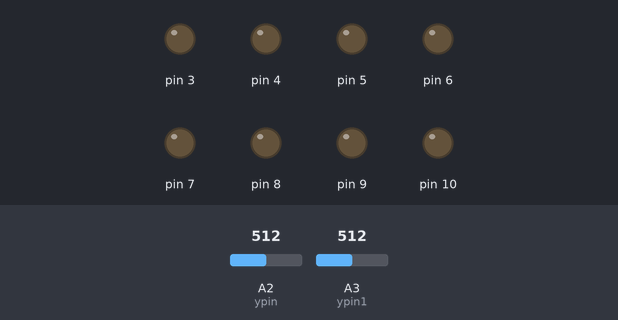
Simulated run of this sketch. Board: Arduino Uno, built with avr-gcc and run on an emulated ATmega328P. On the bench: output pins drawn as LEDs (lit = HIGH). Dashed ring = blinking. Inputs (shaded band) come from the test bench; at power-on: A2 (ypin) = 512, A3 (ypin1) = 512. What the sketch prints to the serial monitor is not drawn.

Above: at 1.2 s.
1.3 s: A2 (ypin) set to 344
4.3 s: A2 (ypin) set to 320
At 4.51 s:
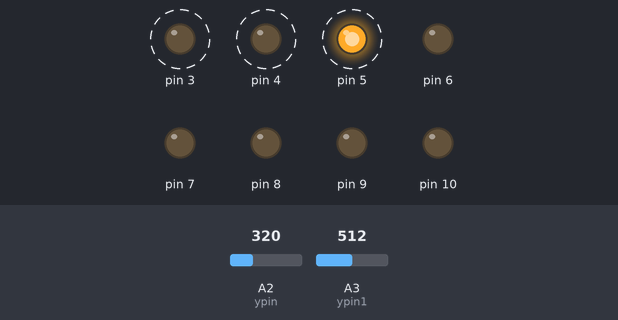
At 4.91 s:
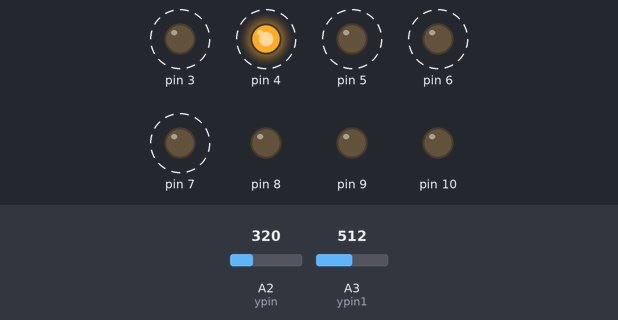
Timing chart, 0 to 13.3 s (numbered marks = the images above; inputs shaded):
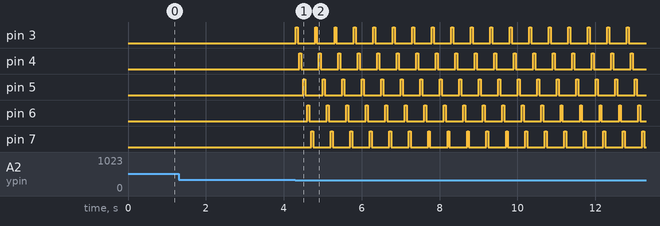

The sketch:

final_code.ino
```cpp
// avr-libc library includes
#include <avr/io.h>
#include <avr/interrupt.h>
const int ypin = A2;                  // y-axis
const int ypin1 = A3;
volatile float a = 0;
volatile float b = 0;
volatile int flag;
volatile int flag1;

void setup() {
  // initialize the serial communications:
  Serial.begin(115200);


  int k;
  for (k = 3; k < 11; k++)
  {
    pinMode(k, OUTPUT);
  }

  // initialize Timer1
  cli();          // disable global interrupts
  TCCR1A = 0;     // set entire TCCR1A register to 0
  TCCR1B = 0;     // same for TCCR1B

  // set compare match register to desired timer count:
  OCR1A = 15624 / 1000;
  // turn on CTC mode:
  TCCR1B |= (1 << WGM12);
  // Set CS10 and CS12 bits for 1024 prescaler:
  TCCR1B |= (1 << CS10);
  TCCR1B |= (1 << CS12);
  // enable timer compare interrupt:
  TIMSK1 |= (1 << OCIE1A);
  sei();          // enable global interrupts


}

void loop()
{

  float y = analogRead(ypin) - 350;
  y = (y * 9.8) / 75;
  float y1 = analogRead(ypin1) - 350;
  y1 = (y1 * 9.8) / 75;

  Serial.print(y);
  Serial.print("\t");
  Serial.print((y1));
  Serial.print("\t");
  Serial.print("\n");
  a = y1;
  b = y;


  righton();
  lefton();

}


void gesture()
{
  if (b < -2.5)
    flag = 0;
  else
    flag = 1;
}


void gesture2()
{
  if (a < -2.5)
    flag1 = 0;
  else
    flag1 = 1;
}

ISR(TIMER1_COMPA_vect)
{
  gesture();
  gesture2();
}


void lefton()
{
  if (flag == 0 && flag1 == 1)
  {
    int j = 3;
    int i = 0;
    for (i = 0; i < 5; i++)
    {
      for (j = 3; j < 8; j++)
      {
        digitalWrite(j, HIGH);
        delay(50);
        digitalWrite(j, LOW);
        delay(50);
      }
    }
  }
}


void righton()
{
  if (flag == 1 && flag1 == 0)
  {
    int i = 0;
    for (i = 0; i < 5; i++)
    {
      int j = 8;
      for (j = 8; j < 12; j++)
      {
        digitalWrite(j, HIGH);
        delay(50);
        digitalWrite(j, LOW);
        delay(50);
      }
    }
  }
}
```

Measured:
- the behaviour switches between 331 and 330 on A2 (ypin) (found by bisection; images 0 and 1)
- after the input at 4.3 s, pin 3: alternates HIGH for 0.05 s and LOW for 0.45 s, starting at once; pin 4: alternates HIGH for 0.05 s and LOW for 0.45 s, starting after 0.10 s
